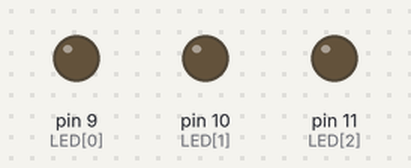
The sketch below on a simulated Arduino Uno, built with avr-gcc and run on an emulated ATmega328P. Shown: output pins drawn as LEDs (lit = HIGH).

Above: at 0.15 s.
At 11.57 s:
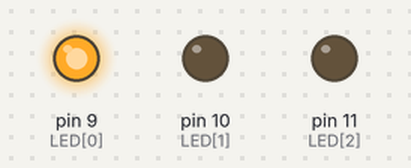
At 17.89 s:
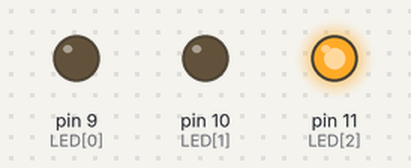
At 39.84 s:
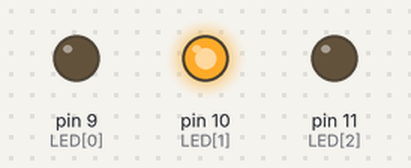
Timing chart, 0 to 40.0 s (numbered marks = the images above):
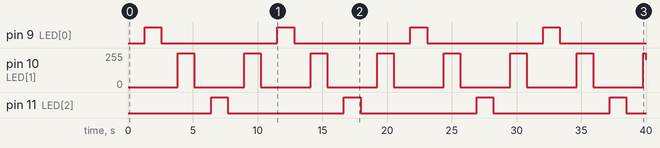

The sketch:

PWM_3_LED.ino
```cpp
int LED[3] = { 9, 10, 11 };

void setup() {
  for (int i = 0; i < 3; i++) {
    pinMode(LED[i], OUTPUT);
  }
  Serial.begin(9600);
}

void loop() {
  blink(LED[0]);
  blink(LED[1]);
  blink(LED[2]);
  blink(LED[1]);
}
```

BLINK.ino
```cpp
void blink(int LED) {
  for (int i = 0; i < 256; i++) {
    analogWrite(LED, i);
    delay(5);
  }
  for (int i = 255; i >= 0; i--) {
    analogWrite(LED, i);
    delay(5);
  }
}
```

Measured:
- by itself, pin 9 (LED[0]), pin 11 (LED[2]): alternates HIGH for 1.3 s and LOW for 9.0 s
- by itself, pin 10 (LED[1]): 0/255 → 255/255 at 3.8 s, → 0/255 1.3 s later, → 255/255 3.8 s later, → 0/255 1.3 s later, … (16 changes in this stretch)
